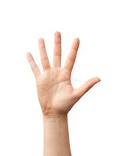
#> input picture AKS/imgg/images.jpg, 116 x 156 px
$ python task2a.py
#> lines starting #> are read from the running program, lines starting #| are printed output that depends on the picture
# cv2.calcHist([img],[0],None,[256],[0,256])


import numpy as np
import matplotlib.pyplot as plt
import cv2
img=cv2.imread('imgg/images.jpg',0)
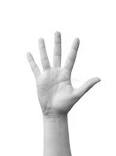
#> img: shape (156, 116); min 67, max 255, mean 239.5
image=cv2.resize(img,(512,512))
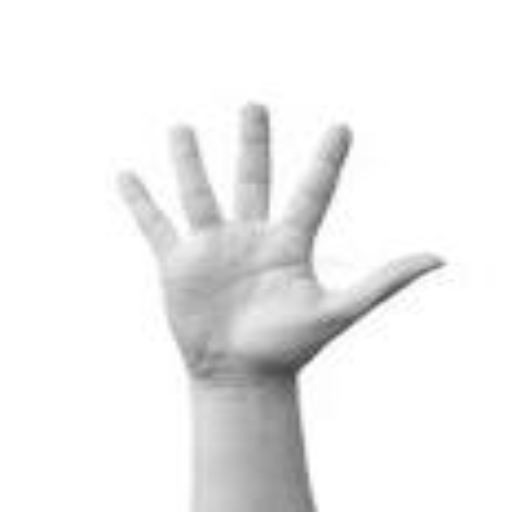
#> image: shape (512, 512); min 69, max 255, mean 239.4
print(np.max(image[:]))
#| 255
height,width=image.shape
#> height = 512; width = 512

enhancement=250
left=150
right=255
tmp_image=np.copy(image)

for i in range(height):
    for j in range(width):
        if left<=image[i,j] and right>=image[i,j]:
            tmp_image[i,j]+=enhancement


# min = np.min(tmp_image[:])
print(np.max(tmp_image))
#| 249
# [15 lines of commented-out code are left out]

$ run again, with AKS/imgg/hor.jpg copied over AKS/imgg/images.jpg
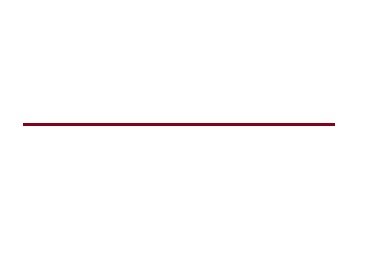
#> input picture AKS/imgg/hor.jpg, 368 x 278 px
#> `image=cv2.resize(img,(512,512))`:
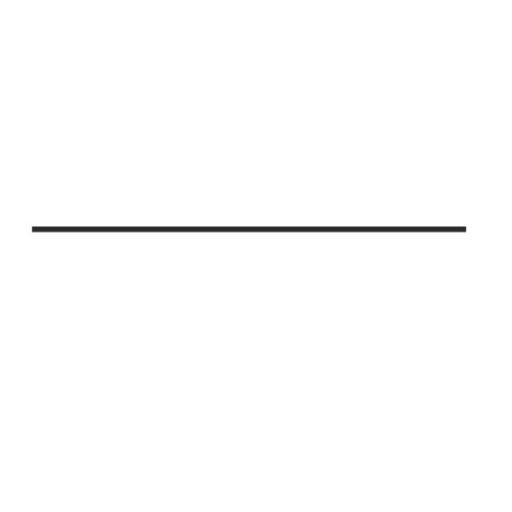
#> image: shape (512, 512); min 39, max 255, mean 253.1
#| 255
#| 249

$ run again, with AKS/imgg/line.jpg copied over AKS/imgg/images.jpg
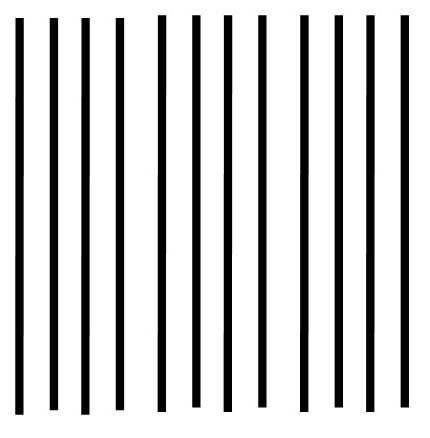
#> input picture AKS/imgg/line.jpg, 430 x 438 px
#> img is the input picture: shape (438, 430); min 0, max 255, mean 201.6
#> `image=cv2.resize(img,(512,512))`:
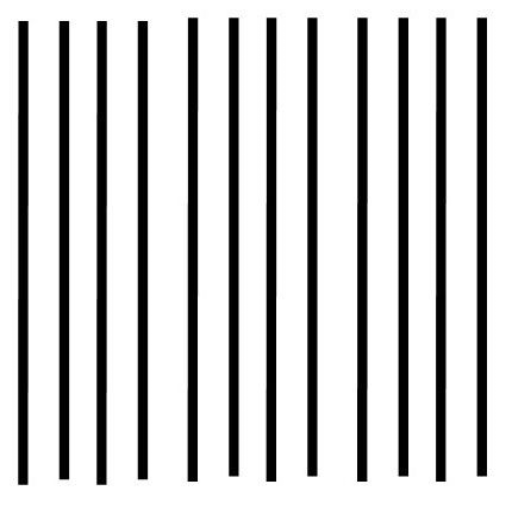
#> image: shape (512, 512); min 0, max 255, mean 201.5
#| 255
#| 249
